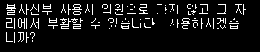
#> input picture assets/dialog_templates/revive_text_mask.png, 260 x 52 px
$ python test_revive_popup.py
#> lines starting #> are read from the running program, lines starting #| are printed output that depends on the picture; after the words box and inside, x2 and y2 are one past the last pixel; in counts of white or black regions, pixels touching at a corner belong together
### vision.py
# Source Generated with Decompyle++
# File: vision.pyc (Python 3.11)

from __future__ import annotations
import os
import threading
import time
from dataclasses import dataclass, field
import cv2
import numpy as np
SCENE_POINTS = {
    'main': [
        (807, 676, (93, 45, 24))],
    'battle': [
        # vendor value. 77698a7 had put the MAIN screen's pixel here (73, 60, 44), so a
        # main frame matched both scenes; not yet re-measured in a real battle.
        (982, 722, (170, 54, 33))] }
SCENE_LABELS = {
    'main': '메인화면',
    'battle': '전투화면',
    'unknown': '알 수 없음' }
PIXEL_TOL = 10   # vendor value; live main pixel (99,42,25) is within it on every channel
# Exact pixel-sum signatures of popup text, as shipped by the vendor. 1530 = two pure-white
# pixels (255*3*2). 77698a7 replaced these with sums measured on the NORMAL screen and a
# +-60 tolerance, which made every trigger fire on an ordinary town frame; restored 2026-11-17.
TRIGGERS = {
    '사망': [
        (454, 344, 456, 345, 1530),
        (506, 353, 508, 354, 1530),
        (441, 368, 443, 369, 1530)],
    '포만감 템 없음': [
        (573, 426, 574, 427, 690),
        (574, 426, 575, 427, 690)],
    '팅(시스템 팝업)': [
        (589, 426, 590, 427, 690),
        (590, 426, 591, 427, 690)],
    '친구 요청': [
        (388, 346, 390, 347, 1530),
        (401, 336, 403, 337, 1530),
        (414, 338, 416, 340, 3060)],
    '지도 열림': [
        (879, 608, 880, 609, 750),
        (880, 608, 881, 609, 750)],
    '무게 꽉 참': [
        (389, 360, 391, 361, 1530),
        (543, 365, 545, 366, 1530),
        (387, 382, 389, 383, 1530)],
    # B모드 / T밴: the vendor regions (846,719) and (941,719) are white text on THIS client in the
    # normal 평화모드 / 거래허용 state too, so the bot would press A / X every 2 s and switch the
    # modes ON. Re-measured 2026-11-18 in both states (A and X toggled, then restored):
    # 전투모드 (849,716)+(850,716) = 1500 on / 6 off; 거래차단 (947,714)+(948,714) = 1500 on / 233 off.
    'B모드': [
        (849, 716, 851, 717, 1500)],
    'T밴(거래차단)': [
        (947, 714, 949, 715, 1500)],
    'restart 팝업': [
        (465, 420, 466, 421, 690),
        (466, 420, 467, 421, 690)],
    '조철 출현': [
        (513, 43, 514, 44, 151),
        (514, 43, 515, 44, 133),
        (515, 43, 516, 44, 180)],
    '자방문 출현': [
        (449, 484, 450, 485, 690),
        (450, 484, 451, 485, 690)] }
CHAT_HANGUL_XY = (43, 739)
WHISPER_FEATS = ((300, 117), (300, 294), (192, 230))
WHISPER_FEAT_SUMS = (460, 462, 463)
WHISPER_FEAT_TOL = 6
IMPLAUSIBLE_TRIGGER_COUNT = 4  # see check_triggers() -- this many at once means noise, not real popups

# Idle-kick warning dialog: '5분 뒤 캐릭터 선택 화면으로 이동됩니다' + single 확인
# button. This is the REAL mechanism behind "game auto-returns to login
# screen when idle" -- confirmed live 2026-11-19. It is a screen-centered
# modal (not camera/anchor-relative like the 2nd-password panel), always
# the same box, with exactly one button and no other interactive element,
# so detecting and clicking it is much safer than the old movement-based
# AFK nudge (which could land on map hotspots and open paid-action menus).
_ASSET_DIR = os.path.join(os.path.dirname(os.path.abspath(__file__)), 'assets', 'dialog_templates')
_IDLE_WARNING_TEMPLATE_PATH = os.path.join(_ASSET_DIR, 'idle_warning.png')
_idle_warning_template = None
IDLE_WARNING_MATCH_THRESHOLD = 0.88
# button center, measured relative to the template's own top-left corner
# Offset of the confirm button inside idle_warning.png. Re-measured live 2026-11-23 on
# a real popup: template re-cropped to (380,360)-(660,500), button centre at client
# (612,473) = +232/+113. The old template scored only 0.75 against the real dialog
# (below the 0.88 gate) so the bot never clicked it and got kicked to login instead.
IDLE_WARNING_CONFIRM_OFFSET = (232, 113)


# [50 lines left out: functions _load_idle_warning_template, find_idle_warning, _px_sum, _point_match, is_scene, detect_scene, not called in this run]


def scene_probe(name: str):
    return SCENE_POINTS[name][0]


# [40 lines left out: functions px_is, check_triggers, chat_hangul_state, not called in this run]


def whisper_is_open(img: np.ndarray) -> bool:
    return all(abs(_px_sum(img, x, y, x + 1, y + 1) - e) <= WHISPER_FEAT_TOL for (x, y), e in zip(WHISPER_FEATS, WHISPER_FEAT_SUMS))

SCENE_SIM_THRESH = 0.5
SCENE_STOP_SIM = 0.15
FIELD_H = 651

# [32 lines left out: functions scene_similarity, gm_chat_visible, not called in this run]

@dataclass
class VisionState:
    scene: str = 'unknown'
    triggers: set = field(default_factory=set)
    chat: str = 'inactive'
    whisper: bool = False


class Vision:

    # [6 lines left out: function __init__, not called in this run]


    def attach(self, engine) -> None:
        engine.subscribe(self._on_frame)


    # [25 lines left out: functions _emit, _debug_log, not called in this run]


    def reset(self) -> None:
        with self._lock:
            self.state = VisionState()


    def note(self, kind: str, text: str) -> None:
        with self._lock:
            self._emit(kind, text)


    def events_since(self, seq: int) -> list[dict]:
        with self._lock:
            return [ e for e in self._events if e['seq'] > seq ]


    # [28 lines left out: functions snapshot, _on_frame, not called in this run]


# ---- 불사신부 사용 확인 팝업 (용병/캐릭터 사망 시) -------------------------------------
# '불사신부 사용시 의원으로 가지 않고 그 자리에서 부활할 수 있습니다. 사용하시겠습니까?' + 확인/취소.
# Geometry measured 2026-11-19 from a client screenshot (1024x768 reference). Several other
# dialogs (e.g. paid travel) share the same two-button layout, so the BUTTONS alone are never
# enough to click: the message text must also match the stored text mask.
REVIVE_OK_BOX = (532, 434, 586, 449)
REVIVE_CANCEL_BOX = (604, 434, 658, 449)
REVIVE_GAP_BOX = (588, 434, 602, 449)
REVIVE_CLICK_XY = (558, 441)
REVIVE_TEXT_BOX = (380, 340, 640, 392)
REVIVE_TEXT_MIN = 0.6
_REVIVE_MASK_PATH = os.path.join(_ASSET_DIR, 'revive_text_mask.png')
_revive_mask = None


def _warm_fill(img: np.ndarray, box) -> float:
    x0, y0, x1, y1 = box
    reg = img[y0:y1, x0:x1].astype(np.int16)
    if reg.size == 0:
        return 0.0
    b, g, r = reg[..., 0], reg[..., 1], reg[..., 2]
    m = (r > 120) & (r < 190) & (g > 110) & (g < 170) & (b > 95) & (b < 150) & (r - b > 15) & (r - b < 60)
    return float(m.mean())


def _load_revive_mask():
    global _revive_mask
    if _revive_mask is None and os.path.exists(_REVIVE_MASK_PATH):
        m = cv2.imread(_REVIVE_MASK_PATH, cv2.IMREAD_GRAYSCALE)
#> m: shape (52, 260); 8.4% white in thin lines or dots, all inside (x1, y1, x2, y2) = (6, 4, 246, 43)
        if m is not None:
            if m.ndim == 3:          # cv2 5.0 returns (h, w, 1) for IMREAD_GRAYSCALE
                m = m[:, :, 0]
            _revive_mask = (m > 127).astype(np.uint8)
    return _revive_mask


def find_revive_popup(img: np.ndarray):
    """Returns ('ok', (x, y)) when the 불사신부 popup is visible (click (x, y) = 확인),
    ('unknown', None) when a 확인/취소 dialog is at that spot but the message text does not
    match (never click), or None when no such dialog is there."""
    tpl = _load_revive_mask()
    if tpl is None or img is None or img.shape[0] < 768 or img.shape[1] < 1024:
        return None
    if _warm_fill(img, REVIVE_OK_BOX) < 0.55 or _warm_fill(img, REVIVE_CANCEL_BOX) < 0.55:
        return None
    if _warm_fill(img, REVIVE_GAP_BOX) > 0.15:
        return None
    k3 = np.ones((3, 3), np.uint8)
    k5 = np.ones((5, 5), np.uint8)
    t_d = cv2.dilate(tpl, k3)
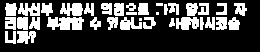
#> t_d: shape (52, 260); values 0 (black) and 1 (white), 28.6% white; 35 white regions (2 under 20 px), largest, box (x1, y1, x2, y2) and area: (47, 17, 84, 30) 377, (176, 17, 199, 30) 229, (60, 3, 83, 16) 225
    x0, y0, x1, y1 = REVIVE_TEXT_BOX
    best = (0.0, 0.0)
    for dy in (-2, -1, 0, 1, 2):
        for dx in (-2, -1, 0, 1, 2):
            reg = img[y0 + dy:y1 + dy, x0 + dx:x1 + dx]
            if reg.shape[:2] != tpl.shape:
                continue
            c = (cv2.cvtColor(reg, cv2.COLOR_BGR2GRAY) > 140).astype(np.uint8)
            n = int(c.sum())
            if n == 0:
                continue
            recall = float(np.logical_and(tpl, cv2.dilate(c, k5)).sum()) / max(1, int(tpl.sum()))
            prec = float(np.logical_and(c, t_d).sum()) / n
            if min(recall, prec) > min(best):
                best = (recall, prec)
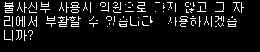
#> c: shape (52, 260); values 0 (black) and 1 (white), 8.4% white in thin lines or dots, all inside (x1, y1, x2, y2) = (4, 2, 244, 41)
#> after the loop, best = (1, 1)
    if min(best) >= REVIVE_TEXT_MIN:
        return ('ok', REVIVE_CLICK_XY)
    return ('unknown', None)


# ---- 포만감 gauge, 용병 portraits, inventory (measured 2026-11-19 on a native 1024x768 client) ----
_UI_DIR = os.path.join(os.path.dirname(os.path.abspath(__file__)), 'assets', 'ui_templates')
FOOD_BAR_X = (89, 235)          # first/last pixel column of the gauge
FOOD_BAR_Y = 673                # a row through the fill (fill is y 670..677)
FOOD_LOW_FRAC = 0.2


# [15 lines left out: function food_fraction, not called in this run]


MERC_BAR_ROWS = tuple(35 + 41 * i for i in range(12))   # red HP bar rows of the 12 portrait slots
MERC_BAR_X = (4, 84)


# [25 lines left out: functions _merc_has_bar, dead_mercs, not called in this run]


INV_HEADER_XY = (690, 100)
INV_CELL_R1C2 = (640, 172)       # 궁중 타락죽 (row 1, column 2 of the 가방 tab)
INV_CELL_ICON_XY = (622, 154)
INV_MATCH_MIN = 0.85
_tpl_cache = {}


# [15 lines left out: functions _tpl, _match_at, not called in this run]


def inventory_open(img: np.ndarray) -> bool:
    """The 가방 window is open at its default position."""
    return _match_at(img, _tpl('inventory_header.png'), INV_HEADER_XY) >= INV_MATCH_MIN


def porridge_in_r1c2(img: np.ndarray) -> bool:
    """Row 1, column 2 of the open inventory shows the 궁중 타락죽 icon."""
    return _match_at(img, _tpl('porridge_icon.png'), INV_CELL_ICON_XY) >= INV_MATCH_MIN


# [23 lines left out: functions merc_slots, merc_gauge, not called in this run]


MERC_GAUGE_MIN = 20     # alive units show >= ~200 red and ~200 blue px; a dead one shows 0 of both


# [27 lines left out: functions merc_alive_slots, dead_mercs_v2, not called in this run]

# --- slot occupancy -------------------------------------------------------------------
# Empty portrait panels are dark blue-grey placeholder art (mean ~33-70, almost no bright
# pixels); a portrait - alive or dead - is bright grey art (>= ~245 px above 180 in the band,
# dead ones desaturated).  The 150 threshold sits in the middle of a 69 -> 245 gap, so it does
# not depend on the skin or on the HP colour.
MERC_OCC_BRIGHT_MIN = 150


# [29 lines left out: functions merc_occupied_slot, merc_occupied, dead_mercs_v3, not called in this run]

### dev/test_revive_popup.py
"""Unit test for vision.find_revive_popup on synthetic 1024x768 frames (no game needed).

    python dev/test_revive_popup.py
"""
import os
import sys

import cv2
import numpy as np

ROOT = os.path.dirname(os.path.dirname(os.path.abspath(__file__)))
sys.path.insert(0, ROOT)
import vision  # noqa: E402

WARM = (128, 148, 161)  # BGR of the flat button face


def frame(buttons=True, text=True, only_ok=False, shift=(0, 0)):
    f = np.full((768, 1024, 3), 40, np.uint8)
    f[300:470, 350:680] = (14, 16, 18)  # dialog body
    if buttons:
        x0, y0, x1, y1 = vision.REVIVE_OK_BOX
        f[y0:y1, x0:x1] = WARM
        if not only_ok:
            x0, y0, x1, y1 = vision.REVIVE_CANCEL_BOX
            f[y0:y1, x0:x1] = WARM
    if text:
        m = vision._load_revive_mask()
        x0, y0, x1, y1 = vision.REVIVE_TEXT_BOX
        reg = f[y0 + shift[1]:y1 + shift[1], x0 + shift[0]:x1 + shift[0]]
        reg[m > 0] = (235, 235, 235)
    return f


def main():
    fails = []

    def check(name, got, want):
        ok = got == want
        print(('PASS ' if ok else 'FAIL ') + name + ('' if ok else f' -- got {got!r}, want {want!r}'))
        if not ok:
            fails.append(name)

    check('popup present -> click 확인', vision.find_revive_popup(frame()), ('ok', vision.REVIVE_CLICK_XY))
    check('text shifted 2px still ok', vision.find_revive_popup(frame(shift=(2, 1))), ('ok', vision.REVIVE_CLICK_XY))
#> call 2 of frame, with buttons = True, text = True, only_ok = False, shift = (2, 1)
#> in frame (call 2), `f = np.full((768, 1024, 3), 40, np.uint8)`: f: shape (768, 1024, 3); every value is 40
#> in frame (call 2), `f[y0:y1, x0:x1] = WARM`:
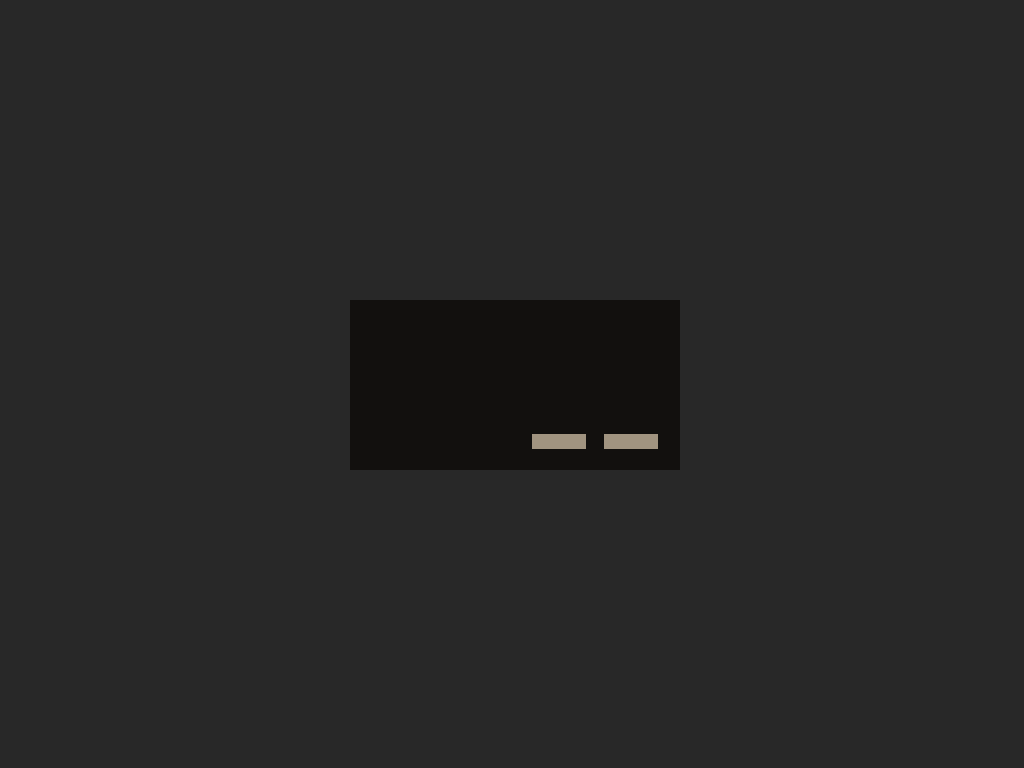
#> f: shape (768, 1024, 3); mean of channels 0, 1, 2 38.4, 38.6, 38.7; drawn as B, G, R
#> in frame (call 2), `reg[m > 0] = (235, 235, 235)`:
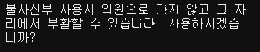
#> reg: shape (52, 260, 3); mean of channels 0, 1, 2 32.6, 34.5, 36.3; drawn as B, G, R
#> in find_revive_popup (call 2), `k3 = np.ones((3, 3), np.uint8)`: k3 = [[1, 1, 1], [1, 1, 1], [1, 1, 1]]
#> after the loop in find_revive_popup (call 2), `for dy in (-2, -1, 0, 1, 2):`:
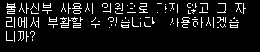
#> c: shape (52, 260); values 0 (black) and 1 (white), 8.4% white in thin lines or dots, all inside (x1, y1, x2, y2) = (6, 3, 246, 42)
    check('buttons but different text -> unknown, no click', vision.find_revive_popup(frame(text=False)), ('unknown', None))
#> after the loop in find_revive_popup (call 3), `for dy in (-2, -1, 0, 1, 2):`: c: shape (52, 260); every value is 0
    check('only one button (idle-warning style) -> none', vision.find_revive_popup(frame(only_ok=True)), None)
#| PASS only one button (idle-warning style) -> none
#| PASS no buttons -> none
#| PASS plain field -> none
    check('no buttons -> none', vision.find_revive_popup(frame(buttons=False)), None)
    check('plain field -> none', vision.find_revive_popup(np.full((768, 1024, 3), 90, np.uint8)), None)
    check('missing frame -> none', vision.find_revive_popup(None), None)
    print('FAILED: %s' % fails if fails else 'all passed')
    return 1 if fails else 0


if __name__ == '__main__':
    sys.exit(main())
#> (the program exits here)
